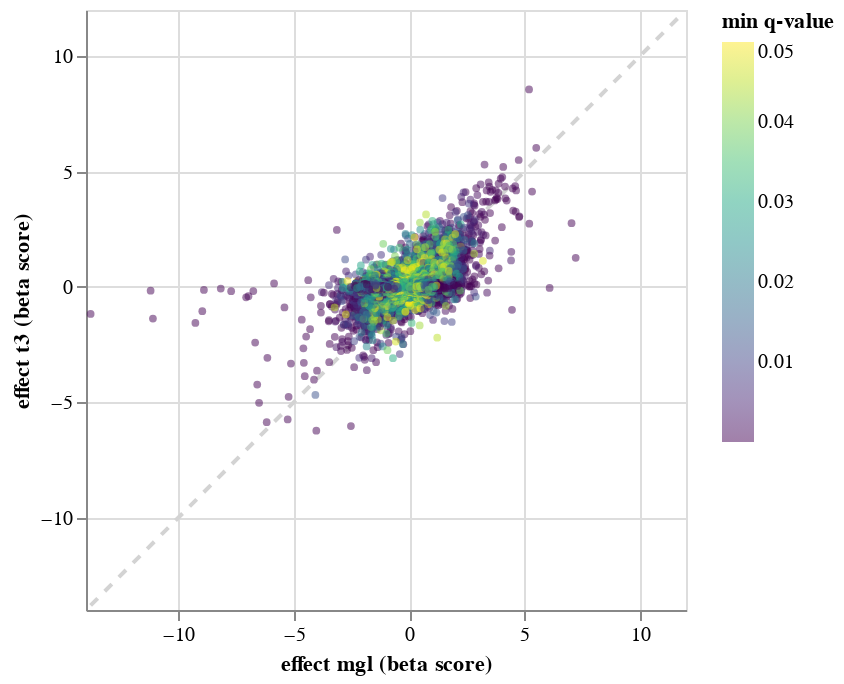

Notebook cell for this chart:
### Code cell
import altair as alt
import sys
# we cannot use vegafusion here because it makes the point selection impossible since
# it prunes the required ext_gene column
#alt.data_transformers.enable("vegafusion")
alt.data_transformers.disable_max_rows()

point_selector = alt.selection_point(fields=["ext_gene"], empty=False)

points = alt.Chart(combined_pd).mark_circle(size=15, tooltip={"content": "data"}).encode(
    alt.X(effect_x),
    alt.Y(effect_y),
    alt.Color("min q-value", scale=alt.Scale(scheme="viridis")),
    opacity=alt.value(0.5),
)

line = alt.Chart(
    pl.DataFrame({effect_x: [min_value, max_value], effect_y: [min_value, max_value]})
).mark_line(color="lightgrey").encode(
    x=effect_x,
    y=effect_y,
    strokeDash=alt.value([5, 5]),
)

text_background = alt.Chart(combined_pd).mark_text(
        align="left",
        baseline="middle",
        dx=5,
        dy=-5,
        fill='white',
        stroke='white',
        strokeWidth=5,
    ).encode(
        x=effect_x,
        y=effect_y,
        text=alt.condition(point_selector, "ext_gene", alt.value("")),
    )

text = alt.Chart(combined_pd).mark_text(
    align="left",
    baseline="middle",
    dx=5,
    dy=-5,
).encode(
    x=effect_x,
    y=effect_y,
    text=alt.condition(point_selector, "ext_gene", alt.value("")),
)


chart = alt.layer(line, points, text_background, text).add_params(
    point_selector
).interactive()

display(chart)

# chart.save("/projects/koesterlab/moeller-th-liver-diffexp/analysis_2/test.html", inline=True)

chart.save(snakemake.output[1], inline=True)

### Figure 1 — Vega-Lite specification as saved in the notebook (floating-point values rounded to 4 significant figures; data arrays with more than 128 entries replaced by an {"elided": "..."} marker saying what was removed)
{"config": {"view": {"continuousWidth": 300, "continuousHeight": 300}}, "layer": [{"data": {"name": "data-5201406a799e38a0fd22395d40df01df"}, "mark": {"type": "line", "color": "lightgrey"}, "encoding": {"strokeDash": {"value": [5, 5]}, "x": {"field": "effect mgl (beta score)", "type": "quantitative"}, "y": {"field": "effect t3 (beta score)", "type": "quantitative"}}, "name": "view_2"}, {"data": {"name": "data-7598d822121fffb5ce5953aead95d8cd"}, "mark": {"type": "circle", "size": 15, "tooltip": {"content": "data"}}, "encoding": {"color": {"field": "min q-value", "scale": {"scheme": "viridis"}, "type": "quantitative"}, "opacity": {"value": 0.5}, "x": {"field": "effect mgl (beta score)", "type": "quantitative"}, "y": {"field": "effect t3 (beta score)", "type": "quantitative"}}}, {"data": {"name": "data-7598d822121fffb5ce5953aead95d8cd"}, "mark": {"type": "text", "align": "left", "baseline": "middle", "dx": 5, "dy": -5, "fill": "white", "stroke": "white", "strokeWidth": 5}, "encoding": {"text": {"condition": {"param": "param_3", "empty": false, "field": "ext_gene"}, "value": ""}, "x": {"field": "effect mgl (beta score)", "type": "quantitative"}, "y": {"field": "effect t3 (beta score)", "type": "quantitative"}}}, {"data": {"name": "data-7598d822121fffb5ce5953aead95d8cd"}, "mark": {"type": "text", "align": "left", "baseline": "middle", "dx": 5, "dy": -5}, "encoding": {"text": {"condition": {"param": "param_3", "empty": false, "field": "ext_gene"}, "value": ""}, "x": {"field": "effect mgl (beta score)", "type": "quantitative"}, "y": {"field": "effect t3 (beta score)", "type": "quantitative"}}}], "params": [{"name": "param_3", "select": {"type": "point", "fields": ["ext_gene"]}, "views": ["view_2"]}, {"name": "param_4", "select": {"type": "interval", "encodings": ["x", "y"]}, "bind": "scales", "views": ["view_2"]}], "$schema": "https://vega.github.io/schema/vega-lite/v5.17.0.json", "datasets": {"data-5201406a799e38a0fd22395d40df01df": [{"effect mgl (beta score)": -13.8, "effect t3 (beta score)": -13.8}, {"effect mgl (beta score)": 11.9, "effect t3 (beta score)": 11.9}], "data-7598d822121fffb5ce5953aead95d8cd": {"elided": "5073 records"}}}
